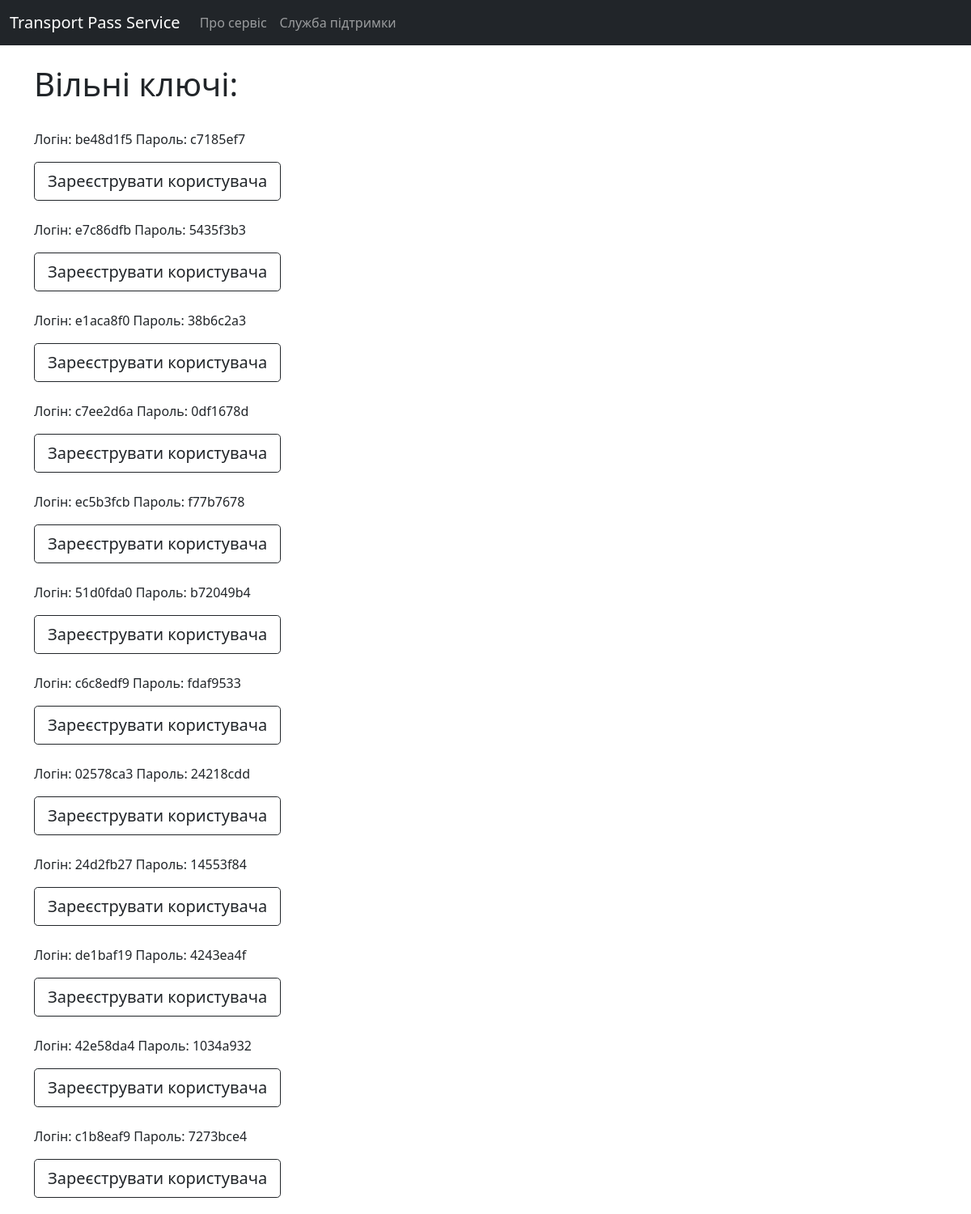
Page /company_admin/free_codes (signed in, upper part) on the earlier database version.
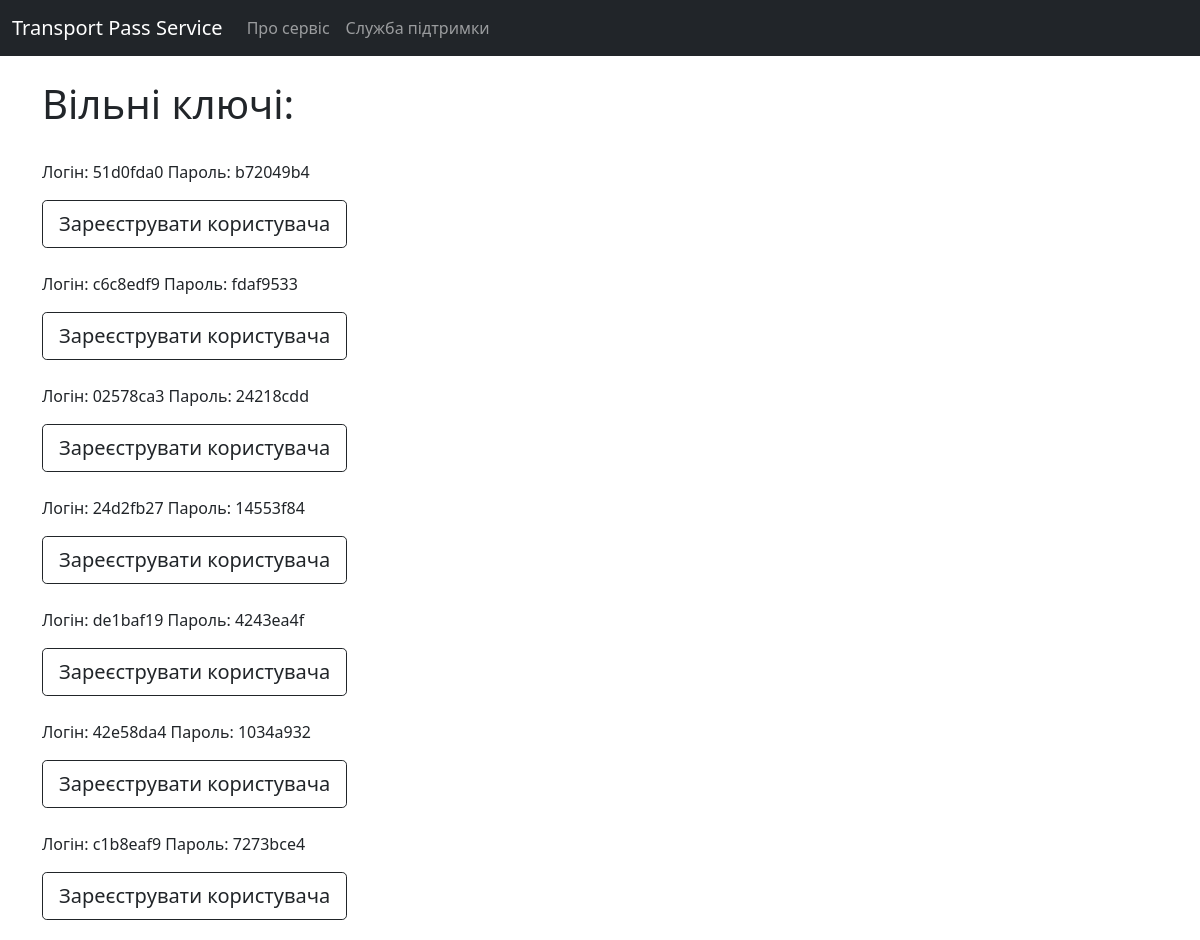
Same page on the later database version.
### account/models.py (models this page shows)
class Code(models.Model):
    company = models.ForeignKey(Company, on_delete=models.CASCADE)
    pub_key = models.CharField(max_length=8)  # логин сотрудника
    sec_key = models.CharField(max_length=8)  # пароль сотрудника
    user = models.ForeignKey(User, blank=True, null=True, on_delete=models.CASCADE)

### account/views/company_admin_views.py (the view)
# urls.py: path('company_admin/free_codes', company_admin_views.show_free_codes, name='show_free_codes'),
@login_required
def show_free_codes(request):
    admin: User = request.user
    try:
        free_codes = Code.objects.filter(user_id__isnull=True, company_id=admin.company_id)
        context = {'free_codes': free_codes}
        return render(request, 'account/company_admin/show_free_codes.html', context=context)
    except ObjectDoesNotExist:
        message = 'Для організації коди не згенеровано!'
        return render(request, 'account/company_admin/show_free_codes.html', context=message)

### account/templates/account/company_admin/show_free_codes.html (shortened to what this page needs)
{% extends 'account/base.html' %}
{% block content %}
    <h1>Вільні ключі:</h1><br/>
    {% for code in free_codes %}
        <p>Логін: {{ code.pub_key }} Пароль: {{ code.sec_key }}</p>
        <a href="{% url 'register_code_by_admin' code.pub_key %}" class="btn btn-outline-dark btn-lg">Зареєструвати користувача</a><br/><br/>
    {% endfor %}
    <a href="{% url 'company_admin' %}" class="btn btn-outline-dark btn-lg">Назад</a><br/><br/>
{% endblock %}

Differences in the rows shown:
no longer on this page (row edited): Code: pub_key "be48d1f5", sec_key "c7185ef7"
no longer on this page (row edited): Code: pub_key "e7c86dfb", sec_key "5435f3b3"
no longer on this page (row edited): Code: pub_key "e1aca8f0", sec_key "38b6c2a3"
no longer on this page (row edited): Code: pub_key "c7ee2d6a", sec_key "0df1678d"
no longer on this page (row edited): Code: pub_key "ec5b3fcb", sec_key "f77b7678"
